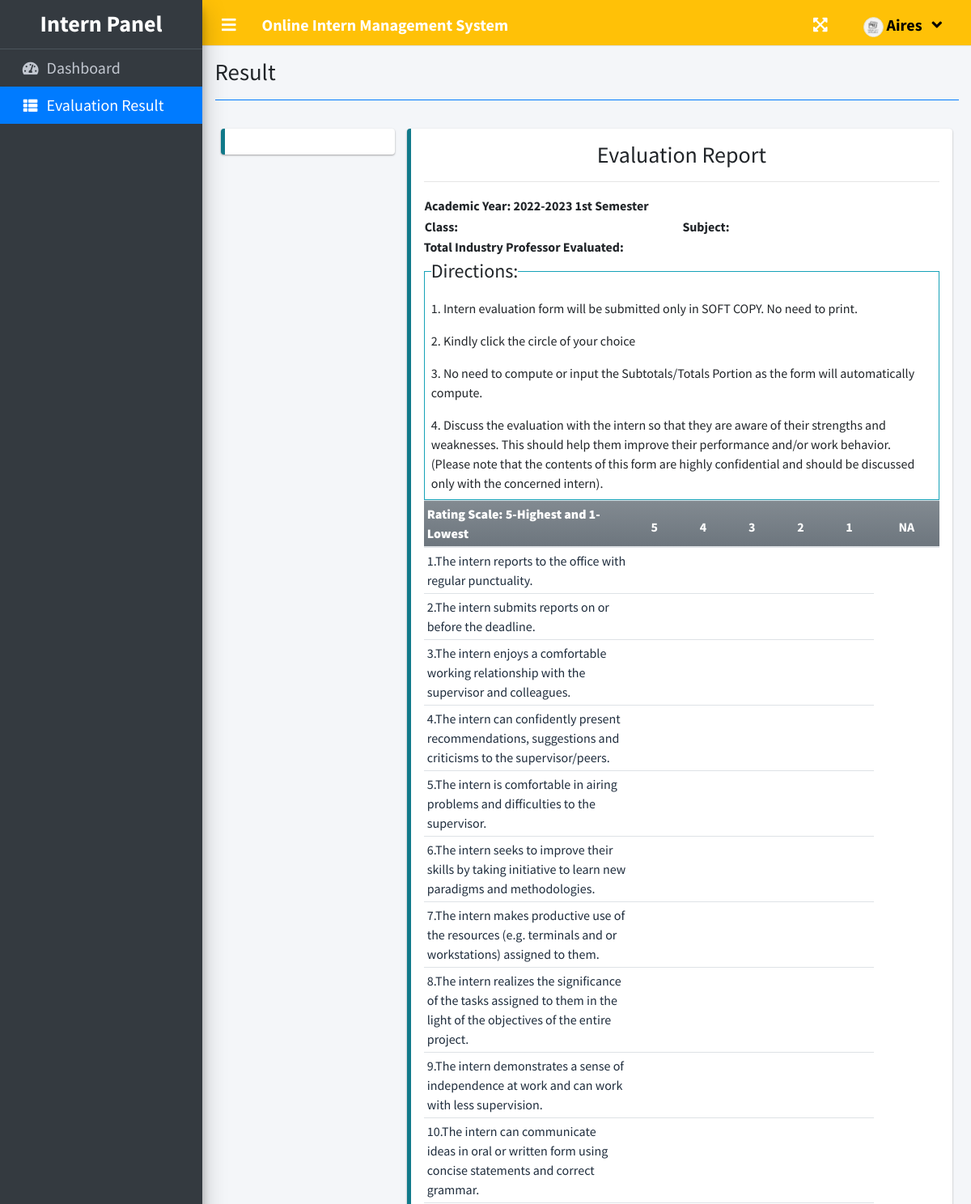
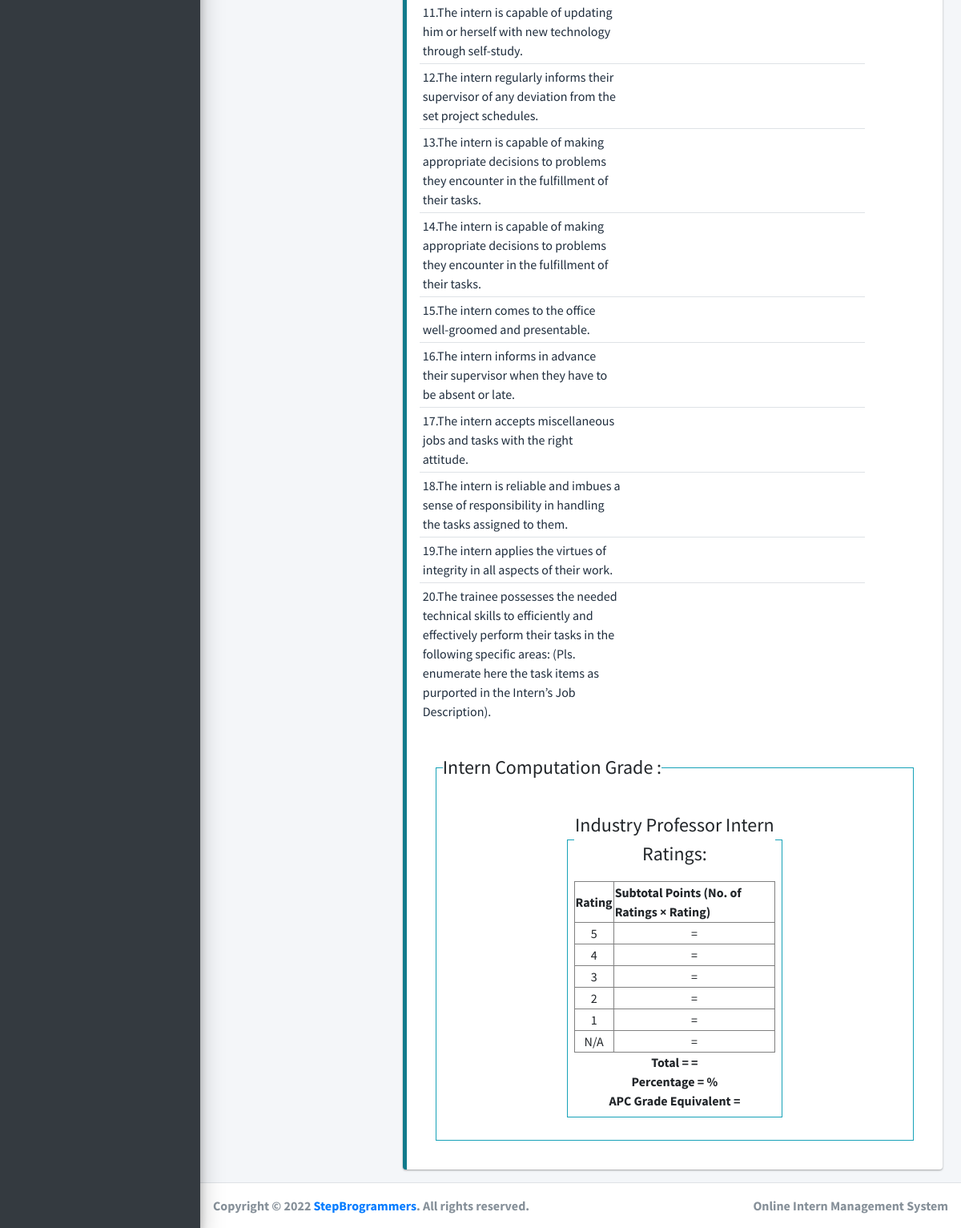
Screenshot of /index.php?page=result (signed in) with the database file from the repository (2 pictures, top to bottom).
### tables this page shows
CREATE TABLE `criteria_list` (
  `id` int(11) NOT NULL,
  `criteria` text NOT NULL,
  `order_by` int(30) NOT NULL
);

CREATE TABLE `question_list` (
  `id` int(11) NOT NULL,
  `academic_id` int(30) NOT NULL,
  `question` text NOT NULL,
  `order_by` int(30) NOT NULL,
  `criteria_id` int(30) NOT NULL
);

### intern/result.php (the view, shortened to what this page needs)
<?php
function ordinal_suffix($num){
    $num = $num % 100;
    if($num < 11 || $num > 13){
         switch($num % 10){
            case 1: return $num.'st';
        }
    }
    return $num.'th';
}
?>
<div class="col-lg-12">
	<div class="row">
	</div>
	<div class="row">
		<div class="col-md-3">
			<div class="callout callout-info">
			</div>
		</div>
		<div class="col-md-9">
			<div class="callout callout-info" id="printable">
			<div>
			<h3 class="text-center">Evaluation Report</h3>
			<hr>
			<table width="100%">
					<tr>
						<td width="50%"><p><b>Academic Year: <span id="ay"><?php echo $_SESSION['academic']['year'].' '.(ordinal_suffix($_SESSION['academic']['semester'])) ?> Semester</span></b></p></td>
						<td></td>
					</tr>
					<tr>
						<td width="50%"><p><b>Class: <span id="classField"></span></b></p></td>
						<td width="50%"><p><b>Subject: <span id="subjectField"></span></b></p></td>
					</tr>
			</table>
				<p class=""><b>Total Industry Professor Evaluated: <span id="tse"></span></b></p>
			</div>
			<fieldset class="border border-info p-2 w-100">
					<legend  class="w-auto">Directions:</legend>
					<p> 1. Intern evaluation form will be submitted only in SOFT COPY. No need to print. </p>
					<p> 2. Kindly click the circle of your choice</p>
					<p> 3. No need to compute or input  the Subtotals/Totals Portion as the form will automatically compute.</p>
					<p> 4. Discuss the evaluation with the intern so that they are aware of their strengths and weaknesses. This should help them improve
						their performance and/or work behavior. (Please note that the contents of this form are highly confidential and should be discussed
						only with the concerned intern).</p>
					</fieldset>
				<?php
						$criteria = $conn->query("SELECT * FROM criteria_list where id in (SELECT criteria_id FROM question_list where academic_id = {$_SESSION['academic']['id']} ) order by abs(order_by) asc ");
						while($crow = $criteria->fetch_assoc()):
					?>
					<table class="table table-condensed wborder">
						<thead>
							<tr class="bg-gradient-secondary">
								<th class=" p-1"><b><?php echo $crow['criteria'] ?></b></th>
								<th class="text-center">5</th>
								<th class="text-center">4</th>
								<th class="text-center">3</th>
								<th class="text-center">2</th>
								<th class="text-center">1</th>
								<th class="text-center">NA</th>
							</tr>
						</thead>
						<tbody class="tr-sortable">
							<?php
							$questions = $conn->query("SELECT * FROM question_list where criteria_id = {$crow['id']} and academic_id = {$_SESSION['academic']['id']} order by abs(order_by) asc ");
							while($row=$questions->fetch_assoc()):
							?>
							<tr class="bg-white">
								<td class="p-1" width="40%">
									<?php echo $row['question'] ?>
								</td>
								<?php for($c=1;$c<6;$c++): ?>
								<td class="text-center">
			                      </div>
								</td>
								<?php endfor; ?>
							</tr>
							<?php endwhile; ?>
					<?php endwhile; ?>
					<html>
					<head>
					<center>
   </head>
   <div>
   <div class="card-body">
             <fieldset class="border border-info p-2 w-100">
                <legend  class="w-auto">Intern Computation Grade :</legend>
				<div class="card-body">
				<fieldset class="border border-info p-2 w-50">
               <legend  class="w-auto">Industry Professor Intern Ratings:</legend>
				<table border = "1">
				<tr>
					<th>Rating</th>
					<th>Subtotal Points (No. of Ratings × Rating)</th>
				</tr>
				<tr	>
				<td class = "text-center"> 5  <td class = "text-center"><span id="total_5">=</td></td>
								</tr>
				<td class = "text-center">4  <td class = "text-center"><span id="total_4">=</td></td>
				<td class = "text-center">3  <td class = "text-center"><span id="total_3">=</td></td>
				<td class = "text-center">2  <td class = "text-center"><span id="total_2">=</td></td>
				<td class = "text-center">1  <td class = "text-center"><span id="total_1">=</td></td>
				<td class = "text-center">N/A  <td class = "text-center"><span id="total_na">=</td></td>
			</table>
			<b> Total = <span id="grand_total">=</b>
				<br>
				<b> Percentage = <span id="grand_per">%</b>
				<br>
				<b>APC Grade Equivalent = <td><span id="apc_grade"></b>
								</div>
</div>

### rows the page displays
criteria_list: criteria "Rating Scale: 5-Highest and 1-Lowest"
question_list: question "1.The intern reports to the office with regular punctuality."
question_list: question "2.The intern submits reports on or before the deadline."
question_list: question "3.The intern enjoys a comfortable working relationship with the supervisor and colleagues."
question_list: question "4.The intern can confidently present recommendations, suggestions and criticisms to the supervisor/peers."
question_list: question "5.The intern is comfortable in airing problems and difficulties to the supervisor."
question_list: question "6.The intern seeks to improve their skills by taking initiative to learn new paradigms and methodologies."
question_list: question "7.The intern makes productive use of the resources (e.g. terminals and or workstations) assigned to them."
question_list: question "8.The intern realizes the significance of the tasks assigned to them in the light of the objectives of the entire project."
question_list: question "9.The intern demonstrates a sense of independence at work and can work with less supervision."
question_list: question "10.The intern can communicate ideas in oral or written form using concise statements and correct grammar."
question_list: question "11.The intern is capable of updating him or herself with new technology through self-study."
question_list: question "12.The intern regularly informs their supervisor of any deviation from the set project schedules."
question_list: question "13.The intern is capable of making appropriate decisions to problems they encounter in the fulfillment of their tasks."
question_list: question "14.The intern is capable of making appropriate decisions to problems they encounter in the fulfillment of their tasks."
question_list: question "15.The intern comes to the office well-groomed and presentable."
question_list: question "16.The intern informs in advance their supervisor when they have to be absent or late."
question_list: question "17.The intern accepts miscellaneous jobs and tasks with the right attitude."
question_list: question "18.The intern is reliable and imbues a sense of responsibility in handling the tasks assigned to them."
question_list: question "19.The intern applies the virtues of integrity in all aspects of their work."
question_list: question "20.The trainee possesses the needed technical skills to efficiently and effectively perform their tasks in the following specific areas: (Pls. enumerate here the task items as purported in the Intern’s Job Description)."

### other values shown
$_SESSION['system']['name'] "Online Intern Management System"
$_SESSION['login_firstname'] "Aires"
$title "Result"
$_SESSION['academic']['year'] "2022-2023"
ordinal_suffix($_SESSION['academic']['semester']) "1st"
